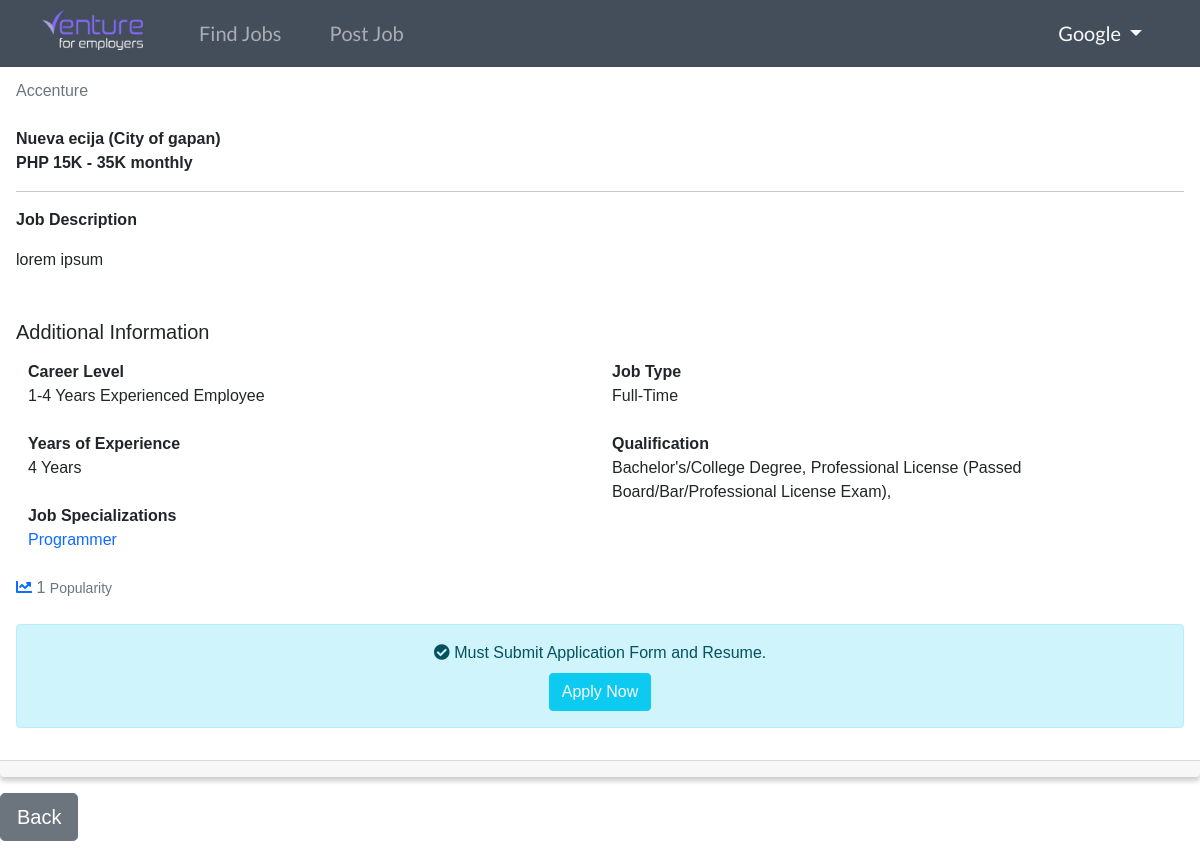
The app's page /post/1 (signed in) with its own data.
### website/models.py (models this page shows)
class User(db.Model, UserMixin):
    id = db.Column(db.Integer, primary_key=True)
    email = db.Column(db.String(150), unique=True)
    username = db.Column(db.String(150), unique=True)
    firstname = db.Column(db.String(150))
    lastname = db.Column(db.String(150))
    company = db.Column(db.String(150))
    password = db.Column(db.String(150))
    usertype = db.Column(db.String(10))
    date_created = db.Column(db.DateTime, default=datetime.now())
    date_updated = db.Column(db.DateTime(
        timezone=True), onupdate=datetime.now())
    posts = db.relationship('Post', backref='user', passive_deletes="True")
    likes = db.relationship('Like', backref='user', passive_deletes="True")

class Post(db.Model):
    id = db.Column(db.Integer, primary_key=True)
    title = db.Column(db.Text, nullable=False)
    text = db.Column(db.Text, nullable=False)
    date_created = db.Column(db.DateTime, default=datetime.now())
    date_updated = db.Column(db.DateTime(
        timezone=True), onupdate=datetime.now())
    author = db.Column(db.Integer, db.ForeignKey(
        'user.id', ondelete="CASCADE"), nullable="False")
    company = db.Column(db.String(150), nullable="False")
    likes = db.relationship('Like', backref='post', passive_deletes="True")
    location = db.Column(db.Text, nullable=False)
    location1 = db.Column(db.Text, nullable=False)
    salary = db.Column(db.Text, nullable=True)
    salary1 = db.Column(db.Text, nullable=True)
    level = db.Column(db.Text, nullable=False)
    experience = db.Column(db.Text, nullable=False)
    specialization = db.Column(db.Text, nullable=False)
    qualification = db.Column(db.Text, nullable=True)
    qualification1 = db.Column(db.Text, nullable=True)
    qualification2 = db.Column(db.Text, nullable=True)
    qualification3 = db.Column(db.Text, nullable=True)
    qualification4 = db.Column(db.Text, nullable=True)
    jobtype = db.Column(db.Text, nullable=False)

### website/views.py (the view)
@views.route("/post/<id>")
@login_required
def post(id):
    post = Post.query.filter_by(id=id).first()
    if not post:
        flash('No post exist!', category='error')
        return redirect(url_for('views.home'))
    return render_template('user/single_post.html', user=current_user, post=post)

### website/__init__.py (called while the page is built)
def create_app():
    app = Flask(__name__)
    app.config['SECRET_KEY'] = "helloworld"
    app.config['SQLALCHEMY_DATABASE_URI'] = f'sqlite:///{DB_NAME}'
    app.config['SQLALCHEMY_TRACK_MODIFICATIONS'] = True
    db.init_app(app)
    from .views import views
    from .auth import auth
    app.register_blueprint(views, url_prefix="/")
    app.register_blueprint(auth, url_prefix="/")
    from .models import User, Post
    create_database(app)
    login_manager = LoginManager()
    login_manager.login_view = "auth.login"
    login_manager.init_app(app)
    @login_manager.user_loader
    def load_user(id):
        return User.query.get(int(id))
    return app

### website/templates/user/single_post.html (shortened to what this page needs)
{% extends "user/base.html" %}
{% set active_page = "view_single_post" %}
{% block content %}
<div id="posts">
    <div class="card mb-3" id="post_container">
        <div class="card-header d-flex justify-content-between align-items-center">
            <h3 class="text-primary mt-1"></h3>
            <div class="btn-group">
                <small class="text-muted mt-1 me-2">
                </small>
            </div>
        </div>
        <div class="card-body">
            <a class="text-secondary text-decoration-none" href="/posts/{{ post.user.company }}">{{ post.user.company
                }}</a><br><br>
            <span class="fw-bold">{{ post.location.capitalize() }} ({{ post.location1.capitalize() }})</span><br>
            {% if post.salary == "0" and post.salary1 == "0" %}
            {% else %}
            <span class="fw-bold">PHP {{ post.salary }}K - {{ post.salary1 }}K monthly</span>
            {% endif %}
            <hr>
            <p class="fw-bold">
                Job Description
            </p>
            <div class="card-text">
                {{ post.text|safe }}
            </div><br><br>
            <h5>Additional Information</h5>
            <div class="row mt-3">
                <div class="col-md-6">
                    <span class="fw-bold">Career Level</span><br>
                    {{ post.level }}<br><br>
                    <span class="fw-bold">Years of Experience</span><br>
                    {{ post.experience }}<br><br>
                    <span class="fw-bold">Job Specializations</span><br>
                    <span class="text-primary">{{ post.specialization }}</span><br><br>
                </div>
                <div class="col-md-6">
                    <span class="fw-bold">Job Type</span><br>
                    {{ post.jobtype }}<br><br>
                    <span class="fw-bold">Qualification</span><br>
                    {% if post.qualification == None and post.qualification1 == None and post.qualification2 == None and
                    post.qualification3
                    == None and post.qualification4 == None
                    %}
                    Not Specified
                    {% else %}
                    {% if not post.qualification1 %}
                    {% else %}
                    {{ post.qualification1 }},
                    {% endif %}
                    {% if not post.qualification2 %}
                    {% else %}
                    {{ post.qualification2 }},
                    {% endif %}
                    {% endif %}
                </div>
            </div>
            <div class="text-muted">
                {% if user.id in post.likes|map(attribute="author")|list %}
                <i class="fas fa-chart-line text-primary" id="like-button-{{ post.id }}"
                    onclick="like({{ post.id }})"></i>
                {% else %}
                <i class="fas fa-chart-line" id="like-button-{{ post.id }}" onclick="like({{ post.id }})"></i>
                {% endif %}
                <span id="likes-count-{{ post.id }}">{{ post.likes|length }}</span> <small>Popularity</small><br><br>
            </div>
            <div class="alert alert-info text-center">
                <i class="fas fa-check-circle"></i>
                Must Submit Application Form and Resume.<br>
                <button class="btn btn-info mt-2">
                    <a class="text-light text-decoration-none" href="mailto:{{ post.user.email }}">Apply Now</a>
                </button>
            </div>
        </div>
        <div class="card-footer text-muted">
        </div>
    </div>
    <a class="float-start mb-5" href="/home"><button class="btn btn-lg btn-secondary">Back</button></a>
</div>
{% endblock %}

### website/templates/user/base.html (shortened to what this page needs)
<!DOCTYPE html>
<html lang="en">
<head>
    <link href="https://cdn.jsdelivr.net/npm/bootstrap@5.1.3/dist/css/bootstrap.min.css" rel="stylesheet">
    <link rel="stylesheet" href="https://use.fontawesome.com/releases/v5.15.4/css/all.css">
    <link rel="stylesheet" href="https://cdnjs.cloudflare.com/ajax/libs/trix/1.3.1/trix.css">
    <link rel="stylesheet" href="{{ url_for('static',filename='user/css/style.css') }}">
    <link rel="stylesheet" href="{{ url_for('static',filename='user/css/salary.scss') }}">
    <link rel="stylesheet" href="{{ url_for('static',filename='user/css/slider.css') }}">
    <link rel="stylesheet" href="{{ url_for('static',filename='user/css/fixed.css') }}">
</head>
<body>
    {% if current_user.company %}
    <nav class="navbar navbar-expand-lg navbar-dark fixed-top" id="navbar_employer">
        <div class="container">
            <a class="navbar-brand" href="/home">
                <img id="navbar_logo" src="{{ url_for('static',filename='user/img/venture-employers.ico') }}" width="101px" alt="">
            </a>
            <div class="collapse navbar-collapse" id="navbarSupportedContent">
                <ul class="navbar-nav me-auto mb-2 mb-lg-0">
                    <li class="nav-item">
                        <a href="/home" class="nav-item nav-link mx-3">
                            <span class="{{ 'active_border_bottom2 text-white' if active_page == 'view_post' else '' }}">
                                Find Jobs
                            </span>
                        </a>
                    </li>
                    <li class="nav-item">
                        <a class="nav-item nav-link mx-3" href="/create-post">
                            <span class="{{ 'active_border_bottom2 text-white' if active_page == 'add_post' else '' }}">
                                Post Job
                            </span>
                        </a>
                    </li>
                </ul>
                <li class="d-flex nav-item dropdown">
                    <a class="nav-link text-light dropdown-toggle ps-0 ms-3" href="#" id="navbarDropdown" role="button"
                        data-bs-toggle="dropdown" aria-expanded="false">
                        <span class="{{ 'active_border_bottom2' if active_page == 'edit_password' or active_page == 'edit_profile' or active_page == 'view_profile' else '' }}">
                            {{ current_user.company }}
                        </span>
                    </a>
                </li>
            </div>
        </div>
    </nav>
    {% endif %}
        {% block content %}{% endblock %}
</body>
</html>

### website/static/user/css/style.css (style rules this page uses)
* { margin: 0; padding: 0; box-sizing: border-box; outline: none; border: none; text-decoration: none; }
html { scroll-behavior: smooth; }
body { font-family: "Helvetica", sans-serif; -webkit-font-smoothing: antialiased; -moz-osx-font-smoothing: grayscale; overflow-x: hidden; }
.navbar-brand { margin-right: 2rem; }
#navbar_employer { background-color: #444d5a; color: #fff; font-family: "Lato", sans-serif; font-size: 20px; padding-top: 0.65rem; padding-bottom: 0.65rem; }
.navbar li a { color: #f1f1f1; }
#navbar_logo { margin-top: -0.7rem; image-rendering: crispEdges; }
#post_container { border: none; box-shadow: 0px 4px 5px 0px rgba(0, 0, 0, 0.2); -webkit-box-shadow: 0px 4px 5px 0px rgba(0, 0, 0, 0.2); -moz-box-shadow: 0px 4px 5px 0px rgba(0, 0, 0, 0.2); }

### website/static/user/css/fixed.css (style rules this page uses)
.row, .container-fluid { margin-left: 0px!important; margin-right: 0px!important; }
.fixed-top { -webkit-backface-visibility: hidden; }

### records on screen
User: company "Google"
User: user.company "Accenture"
Post: location "Nueva ecija", location1 "City of gapan", salary "15", salary1 "35", text "lorem ipsum", level "1-4 Years Experienced Employee", experience "4 Years", specialization "Programmer", jobtype "Full-Time", qualification1 "Bachelor's/College Degree", qualification2 "Professional License (Passed Board/Bar/Professional License Exam)"

### other values on screen
{{ post.likes|length }} "1"
